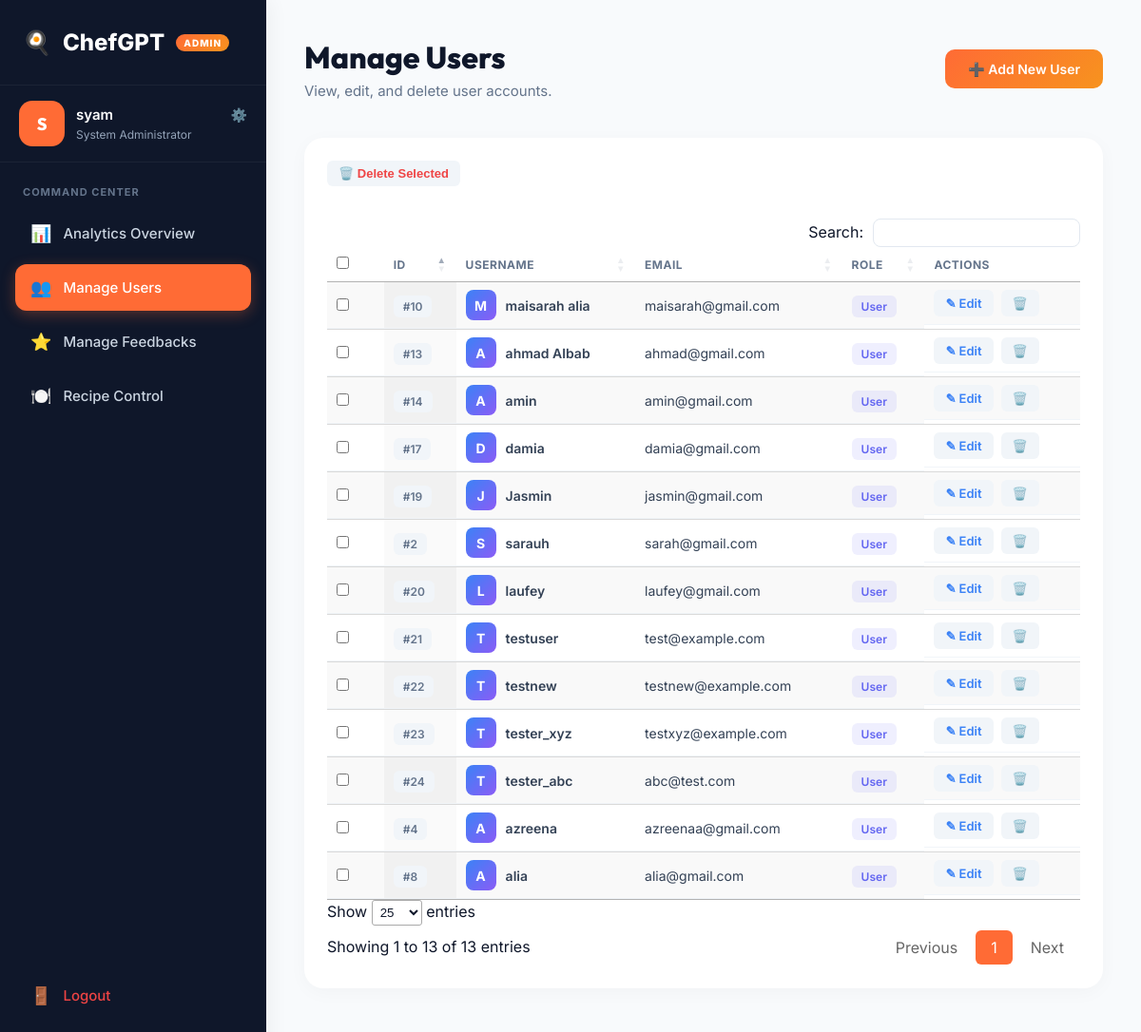
Page /admin/manage_user (signed in) on the committed database.
### app.py (models this page shows)
class User(UserMixin, db.Model):
    id = db.Column(db.Integer, primary_key=True)
    username = db.Column(db.String(80), unique=True, nullable=False)
    email = db.Column(db.String(120), unique=True, nullable=False)
    password = db.Column(db.String(200), nullable=False)
    created_at = db.Column(db.DateTime, default=datetime.utcnow)
    role = db.Column(db.String(20), nullable=False, default='user')

### app.py (the view)
@app.route('/admin/manage_user')
@login_required
def manage_user():
    if current_user.role != 'admin':
        flash('Access denied', 'danger')
        return redirect(url_for('dashboard'))
    users = User.query.filter(User.role != 'admin').all()
    return render_template('/admin/manage_user.html', users=users)

### app.py (called while the page is built)
@login_manager.user_loader
def load_user(user_id):
    return User.query.get(int(user_id))

### templates/admin/manage_user.html (shortened to what this page needs)
{% extends "admin/admin_base.html" %}
{% block admin_content %}
    <header class="admin-header">
        <div>
            <h1>Manage Users</h1>
            <p class="header-sub">View, edit, and delete user accounts.</p>
        </div>
        <div class="header-actions">
            <a href="{{ url_for('add_user') }}" class="btn-primary">➕ Add New User</a>
        </div>
    </header>
    <div class="admin-card">
        <form action="{{ url_for('bulk_delete_users') }}" method="POST" id="bulkForm">
            <div class="card-header-flex">
                <button type="submit" class="btn-action delete" onclick="return confirm('Delete all selected users? This cannot be undone.')">
                    🗑️ Delete Selected
                </button>
            </div>
            <div class="table-container" style="padding-top: 10px;">
                <table id="dataTable" class="admin-table display" style="width:100%">
                    <thead>
                        <tr>
                            <th style="width:40px;"><input type="checkbox" id="selectAll"></th>
                            <th>ID</th>
                            <th>Username</th>
                            <th>Email</th>
                            <th>Role</th>
                            <th>Actions</th>
                        </tr>
                    </thead>
                    <tbody>
                        {% for u in users %}
                        <tr>
                            <td><input type="checkbox" name="selected_ids" value="{{ u.id }}"></td>
                            <td><span class="badge badge-gray">#{{ u.id }}</span></td>
                            <td class="font-medium">
                                <div style="display:flex; align-items:center; gap:10px;">
                                    <div class="avatar-small">{{ u.username[0]|upper }}</div>
                                    {{ u.username }}
                                </div>
                            </td>
                            <td>{{ u.email }}</td>
                            <td>
                                {% if u.role == 'admin' %}
                                    <span class="badge badge-danger">Admin</span>
                                {% else %}
                                    <span class="badge badge-primary">User</span>
                                {% endif %}
                            </td>
                            <td class="actions-cell">
                                <a href="{{ url_for('edit_user', user_id=u.id) }}" class="btn-action edit">✎ Edit</a>
                                <a href="{{ url_for('delete_user', user_id=u.id) }}" onclick="event.preventDefault(); if(confirm('Delete this user?')) document.getElementById('del-{{u.id}}').submit();" class="btn-action delete">🗑️</a>
                            </td>
                        </tr>
                        {% endfor %}
                    </tbody>
                </table>
            </div>
        </form>
    </div>
{% endblock %}

### templates/admin/admin_base.html (shortened to what this page needs)
<!DOCTYPE html>
<html lang="en">
<head>
    <link rel="stylesheet" href="{{ url_for('static', filename='css/admin_dashboard.css') }}">
    <link rel="stylesheet" href="https://cdn.datatables.net/1.13.6/css/jquery.dataTables.min.css">
    <link rel="stylesheet" href="https://cdn.datatables.net/buttons/2.4.1/css/buttons.dataTables.min.css">
</head>
<body>
    <div class="admin-layout">
        <aside class="admin-sidebar">
            <div class="sidebar-brand">
                <span class="brand-icon">🍳</span>
                ChefGPT <span class="brand-badge">ADMIN</span>
            </div>
            <div class="admin-profile" style="padding: 0; background: transparent;">
                <a href="{{ url_for('admin_profile') }}"
                    style="text-decoration: none; color: inherit; display: flex; align-items: center; gap: 12px; width: 100%; padding: 16px 20px; border-radius: 16px; transition: background 0.2s;"
                    onmouseover="this.style.background='rgba(255,255,255,0.05)'"
                    onmouseout="this.style.background='transparent'">
                    <div class="admin-avatar">{{ current_user.username[0]|upper if current_user else 'A' }}</div>
                    <div class="admin-info" style="flex-grow: 1;">
                        <div class="admin-name"
                            style="display: flex; justify-content: space-between; align-items: center;">
                            {{ current_user.username if current_user else 'Admin' }}
                            <span style="font-size: 14px; opacity: 0.7;" title="Profile Settings">⚙️</span>
                        </div>
                        <div class="admin-role">System Administrator</div>
                    </div>
                </a>
            </div>
            <nav class="admin-nav">
                <div class="nav-label">COMMAND CENTER</div>
                <a href="{{ url_for('admin_dashboard') }}"
                    class="nav-item {% if request.endpoint == 'admin_dashboard' %}active{% endif %}">
                    <span class="nav-icon">📊</span> Analytics Overview
                </a>
                <a href="{{ url_for('manage_user') }}"
                    class="nav-item {% if 'user' in request.endpoint %}active{% endif %}">
                    <span class="nav-icon">👥</span> Manage Users
                </a>
                <a href="{{ url_for('manage_feedback') }}"
                    class="nav-item {% if 'feedback' in request.endpoint %}active{% endif %}">
                    <span class="nav-icon">⭐</span> Manage Feedbacks
                </a>
                <a href="{{ url_for('manage_recipes') }}"
                    class="nav-item {% if 'recipe' in request.endpoint and 'dashboard' not in request.endpoint %}active{% endif %}">
                    <span class="nav-icon">🍽️</span> Recipe Control
                </a>
                <div class="nav-bottom">
                    <a href="{{ url_for('logout') }}" class="nav-item nav-logout">
                        <span class="nav-icon">🚪</span> Logout
                    </a>
                </div>
            </nav>
        </aside>
        <main class="admin-main">
            {% block admin_content %}{% endblock %}
        </main>
    </div>
</body>
</html>

### static/css/admin_dashboard.css (style rules this page uses)
* { margin: 0; padding: 0; box-sizing: border-box; }
body { font-family: 'Inter', sans-serif; background-color: #f8fafc; color: #0f172a; }
h1, h2, h3, h4, h5, h6 { font-family: 'Outfit', sans-serif; }
.admin-layout { display: flex; min-height: 100vh; }
.admin-sidebar { width: 280px; background: #0f172a; color: white; display: flex; flex-direction: column; box-shadow: 4px 0 20px rgba(0,0,0,0.05); z-index: 10; }
.sidebar-brand { padding: 30px 24px; font-size: 24px; font-weight: 800; display: flex; align-items: center; gap: 12px; border-bottom: 1px solid rgba(255,255,255,0.05); }
.brand-badge { background: linear-gradient(135deg, #FF6B35, #F7931E); font-size: 10px; padding: 3px 8px; border-radius: 99px; font-weight: 800; letter-spacing: 1px; }
.admin-profile { padding: 24px; display: flex; align-items: center; gap: 16px; border-bottom: 1px solid rgba(255,255,255,0.05); }
.admin-avatar { width: 48px; height: 48px; background: #FF6B35; border-radius: 14px; display: flex; align-items: center; justify-content: center; font-weight: 800; font-size: 18px; font-family: 'Outfit'; }
.admin-info { flex: 1; }
.admin-name { font-weight: 600; font-size: 15px; margin-bottom: 4px; }
.admin-role { font-size: 12px; color: #94a3b8; }
.admin-nav { padding: 24px 16px; flex: 1; display: flex; flex-direction: column; }
.nav-label { font-size: 11px; font-weight: 700; color: #64748b; margin-bottom: 12px; padding-left: 8px; letter-spacing: 1px; }
.nav-item { display: flex; align-items: center; gap: 12px; padding: 14px 16px; color: #cbd5e1; text-decoration: none; border-radius: 12px; font-weight: 500; font-size: 15px; transition: all 0.2s; margin-bottom: 8px; }
.nav-item:hover, .nav-item.active { background: rgba(255,255,255,0.1); color: #fff; }
.nav-item.active { background: #FF6B35; box-shadow: 0 4px 15px rgba(255,107,53,0.3); }
.nav-icon { font-size: 18px; }
.nav-bottom { margin-top: auto; }
.nav-logout { color: #ef4444; }
.admin-main { flex: 1; padding: 40px; overflow-y: auto; height: 100vh; }
.admin-header { display: flex; justify-content: space-between; align-items: center; margin-bottom: 40px; }
.admin-header h1 { font-size: 32px; font-weight: 800; color: #0f172a; margin-bottom: 6px; }
.header-sub { color: #64748b; font-size: 15px; }
.admin-card { background: white; padding: 24px; border-radius: 20px; box-shadow: 0 4px 20px rgba(0,0,0,0.03); margin-bottom: 24px; }
.card-header-flex { display: flex; justify-content: space-between; align-items: center; margin-bottom: 24px; }
.btn-primary { background: linear-gradient(135deg, #FF6B35, #F7931E); color: white; padding: 12px 24px; border-radius: 10px; text-decoration: none; font-weight: 600; font-size: 14px; display: inline-block; transition: transform 0.2s, box-shadow 0.2s; border: none; cursor: pointer; }
.table-container { width: 100%; overflow-x: auto; }
.admin-table { width: 100%; border-collapse: collapse; text-align: left; }
.admin-table th { padding: 16px 20px; color: #64748b; font-weight: 600; font-size: 12px; text-transform: uppercase; letter-spacing: 0.5px; border-bottom: 2px solid #f1f5f9; }
.admin-table td { padding: 16px 20px; color: #334155; font-size: 14px; border-bottom: 1px solid #f1f5f9; vertical-align: middle; }
.badge { padding: 4px 10px; border-radius: 6px; font-size: 12px; font-weight: 600; }
.badge-gray { background: #f1f5f9; color: #64748b; }
.badge-primary { background: rgba(99, 102, 241, 0.1); color: #6366f1; }
.font-medium { font-weight: 600; color: #0f172a; }
.actions-cell { display: flex; gap: 8px; }
.btn-action { padding: 6px 12px; border-radius: 6px; font-size: 13px; font-weight: 600; text-decoration: none; border: none; cursor: pointer; transition: all 0.2s; }
.btn-action.edit { background: #f1f5f9; color: #3b82f6; }
.btn-action.delete { background: #f1f5f9; color: #ef4444; }
.avatar-small { width: 32px; height: 32px; border-radius: 8px; background: linear-gradient(135deg, #3b82f6, #8b5cf6); color: white; display: flex; align-items: center; justify-content: center; font-weight: 700; font-size: 14px; }

### rows in the picture
User: username "S", username "syam"
User: id "2", username "S", username "sarauh", email "sarah@gmail.com", role "User"
User: id "4", username "A", username "azreena", email "azreenaa@gmail.com", role "User"
User: id "8", username "A", username "alia", email "alia@gmail.com", role "User"
User: id "10", username "M", username "maisarah alia", email "maisarah@gmail.com", role "User"
User: id "13", username "A", username "ahmad Albab", email "ahmad@gmail.com", role "User"
User: id "14", username "A", username "amin", email "amin@gmail.com", role "User"
User: id "17", username "D", username "damia", email "damia@gmail.com", role "User"
User: id "19", username "J", username "Jasmin", email "jasmin@gmail.com", role "User"
User: id "20", username "L", username "laufey", email "laufey@gmail.com", role "User"
User: id "21", username "T", username "testuser", email "test@example.com", role "User"
User: id "22", username "T", username "testnew", email "testnew@example.com", role "User"
User: id "23", username "T", username "tester_xyz", email "testxyz@example.com", role "User"
User: id "24", username "T", username "tester_abc", email "abc@test.com", role "User"
